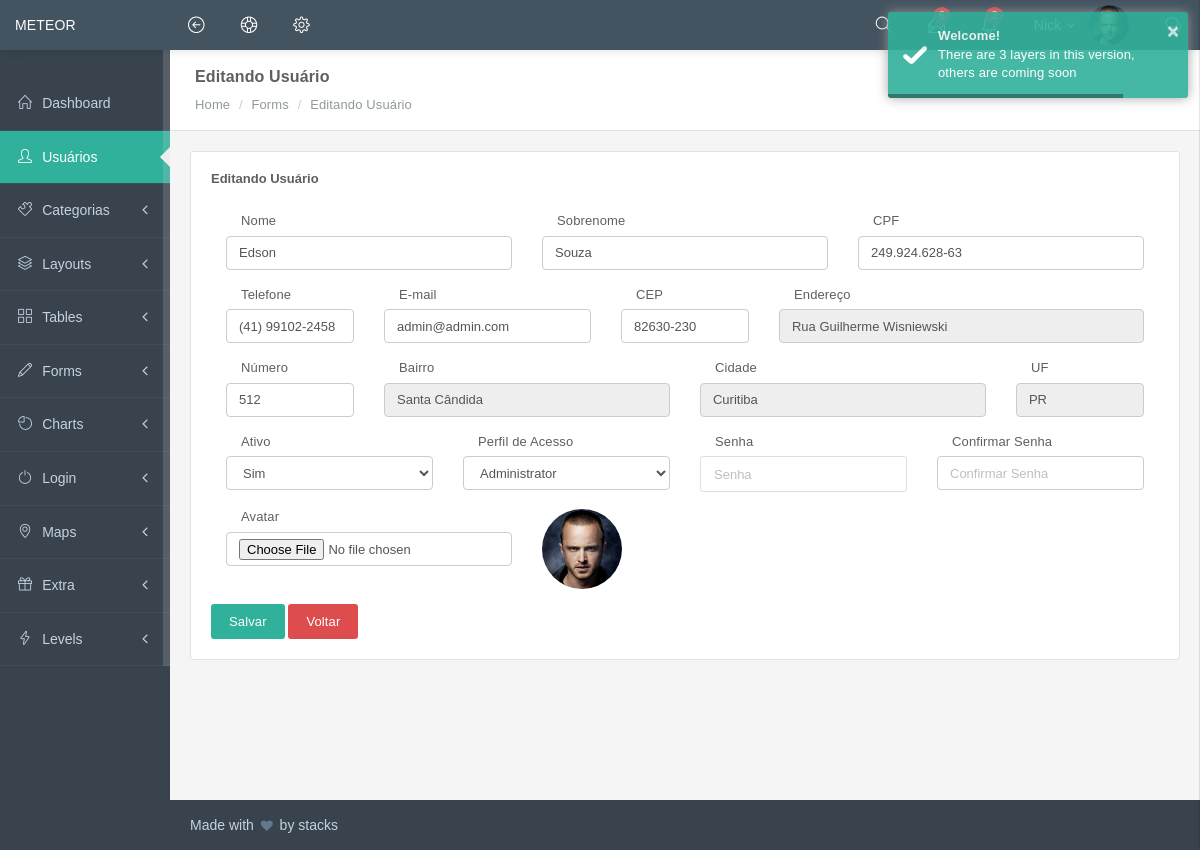
The app's page /restrita/usuarios/core/1, older data.
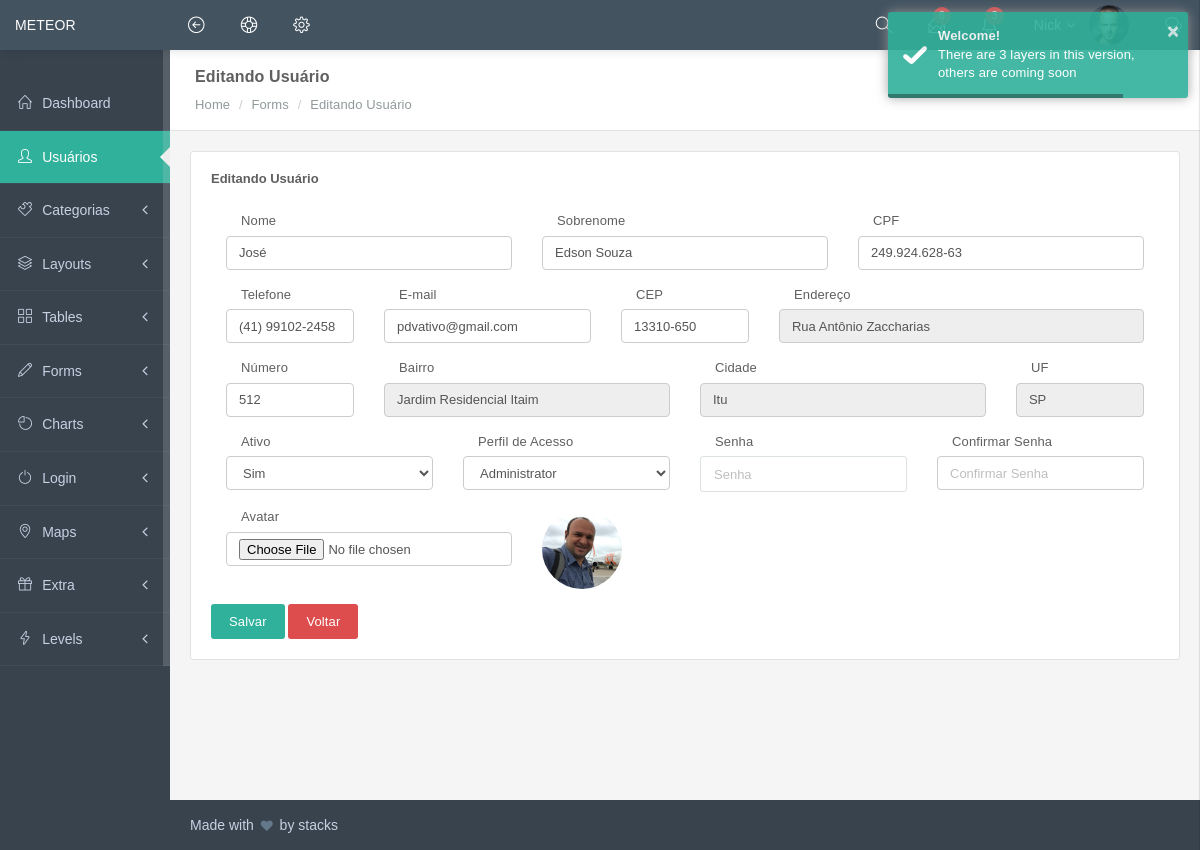
The same page, newer data.
### tables this page shows
CREATE TABLE `users` (
  `id` int(11) UNSIGNED NOT NULL,
  `ip_address` varchar(45) NOT NULL,
  `username` varchar(100) DEFAULT NULL,
  `password` varchar(255) NOT NULL,
  `email` varchar(254) NOT NULL,
  `activation_selector` varchar(255) DEFAULT NULL,
  `activation_code` varchar(255) DEFAULT NULL,
  `forgotten_password_selector` varchar(255) DEFAULT NULL,
  `forgotten_password_code` varchar(255) DEFAULT NULL,
  `forgotten_password_time` int(11) UNSIGNED DEFAULT NULL,
  `remember_selector` varchar(255) DEFAULT NULL,
  `remember_code` varchar(255) DEFAULT NULL,
  `created_on` int(11) UNSIGNED NOT NULL,
  `last_login` int(11) UNSIGNED DEFAULT NULL,
  `active` tinyint(1) UNSIGNED DEFAULT NULL,
  `first_name` varchar(50) DEFAULT NULL,
  `last_name` varchar(50) DEFAULT NULL,
  `user_cpf` varchar(14) NOT NULL,
  `company` varchar(100) DEFAULT NULL,
  `phone` varchar(20) DEFAULT NULL,
  `user_foto` varchar(255) NOT NULL,
  `user_cidade` varchar(50) NOT NULL,
  `user_uf` varchar(2) NOT NULL,
  `user_cep` varchar(9) NOT NULL,
  `user_endereco` varchar(255) NOT NULL,
  `user_numero_endereco` varchar(50) NOT NULL,
  `user_bairro` varchar(50) NOT NULL
);

CREATE TABLE `users_groups` (
  `id` int(11) UNSIGNED NOT NULL,
  `user_id` int(11) UNSIGNED NOT NULL,
  `group_id` mediumint(8) UNSIGNED NOT NULL
);

CREATE TABLE `groups` (
  `id` mediumint(8) UNSIGNED NOT NULL,
  `name` varchar(20) NOT NULL,
  `description` varchar(100) NOT NULL
);

### application/views/restrita/usuarios/core.php (the view, shortened to what the changed rows need)
<div class="page-inner">
	<div id="main-wrapper">
                 <div class="row">
                     <div class="col-md-12">
                         <div class="panel panel-white">
                             <div class="panel-body">
						<form method="post" name="form_core" accept-charset="utf-8" enctype="multpart/form-data">
							<div class="form-row">
								<div class="form-group col-md-4">
									<div class="input">
                                         		<input type="text" class="form-control" placeholder="Nome"
										name="first_name" value="<?php echo (isset($usuario) ? $usuario->first_name : set_value('first_name')); ?>">
									</div>
                                     	</div>
								<div class="form-group col-md-4">
									<div class="input">
                                         		<input type="text" class="form-control" placeholder="Sobrenome"
										name="last_name" value="<?php echo (isset($usuario) ? $usuario->last_name : set_value('last_name')); ?>">
									</div>
                                     	</div>
								<div class="form-group col-md-4">
									<div class="input">
                                         		<input type="text" class="form-control cpf" placeholder="CPF"
										name="user_cpf" value="<?php echo (isset($usuario) ? $usuario->user_cpf : set_value('user_cpf')); ?>">
									</div>
                                     	</div>
							</div>
							<div class="form-row">
								<div class="form-group col-md-2">
									<div class="input">
                                         		<input type="text" class="form-control sp_celphones" placeholder="Telefone"
										name="phone" value="<?php echo (isset($usuario) ? $usuario->phone : set_value('phone')); ?>">
									</div>
                                     	</div>
								<div class="form-group col-md-3">
									<div class="input">
                                         		<input type="email" class="form-control" placeholder="E-mail"
										name="email" value="<?php echo (isset($usuario) ? $usuario->email : set_value('email')); ?>">
									</div>
                                     	</div>
								<div class="form-group col-md-2">
									<div class="input">
                                         		<input type="text" class="form-control cep" placeholder="CEP"
										name="user_cep" value="<?php echo (isset($usuario) ? $usuario->user_cep : set_value('user_cep')); ?>">
									</div>
                                     	</div>
								<div class="form-group col-md-5">
									<div class="input">
                                         		<input type="text" class="form-control" placeholder="Endereço"
										name="user_endereco" value="<?php echo (isset($usuario) ? $usuario->user_endereco : set_value('user_endereco')); ?>" readonly>
									</div>
                                     	</div>
							</div>
							<div class="form-row">
								<div class="form-group col-md-2">
									<div class="input">
                                         		<input type="text" class="form-control" placeholder="Número"
										name="user_numero_endereco" value="<?php echo (isset($usuario) ? $usuario->user_numero_endereco : set_value('user_numero_endereco')); ?>">
									</div>
                                     	</div>
								<div class="form-group col-md-4">
									<div class="input">
                                         		<input type="text" class="form-control" placeholder="Bairro"
										name="user_bairro" value="<?php echo (isset($usuario) ? $usuario->user_bairro : set_value('user_bairro')); ?>" readonly>
									</div>
                                     	</div>
							</div>
							<div class="form-row">
								<div class="form-group col-md-4">
									<div class="input">
                                         		<input type="text" class="form-control" placeholder="Cidade"
										name="user_cidade" value="<?php echo (isset($usuario) ? $usuario->user_cidade : set_value('user_cidade')); ?>" readonly>
									</div>
                                     	</div>
								<div class="form-group col-md-2">
									<div class="input">
                                         		<input type="text" class="form-control uf" placeholder="UF"
										name="user_uf" value="<?php echo (isset($usuario) ? $usuario->user_uf : set_value('user_uf')); ?>" readonly>
									</div>
                                     	</div>
							<div class="form-row">
								<div class="form-group col-md-3">
									<label class="col-sm-2 control-label">Ativo</label>
                                         	<select class="form-control" name="active">
										<?php if (isset($usuario)) : ?>
											<option value="1" <?php echo ($usuario->active == 1 ? 'selected' : ''); ?>>Sim</option>
										<?php else: ?>
											<option value="0">Não</option>
											<option value="1">Sim</option>
										<?php endif; ?>
									</select>
									<span class="col-sm-12"><?php echo form_error('active', '<div class="text-danger">', '</div>'); ?></span>
                                     	</div>
								<div class="form-group col-md-3">
									<label class="col-sm-10 control-label">Perfil de Acesso</label>
                                         	<select class="form-control" name="perfil">
										<?php foreach($grupos as $grupo) : ?>
											<?php if (isset($usuario)) : ?>
												<option value="<?php echo $grupo->id; ?>" <?php echo ($perfil->id == $grupo->id ? 'selected' : ''); ?>><?php echo $grupo->description; ?></option>
											<?php else: ?>
												<option value="<?php echo $grupo->id; ?>"><?php echo $grupo->description; ?></option>
											<?php endif; ?>
										<?php endforeach; ?>
									</select>
									<span class="col-sm-12"><?php echo form_error('perfil', '<div class="text-danger">', '</div>'); ?></span>
                                     	</div>
							</div>
							<div class="form-row">
								<div class="form-group col-md-3">
								<?php if (isset($usuario)) : ?>
									<div id="box-foto-usuario">
										<img src="<?php echo base_url('uploads/usuarios/'.$usuario->user_foto); ?>" class="img-circle" width="80" alt="Foto do Usuário">
									</div>
									<?php else: ?>
										<div id="box-foto-usuario">
										<img src="<?php echo base_url('uploads/usuarios/sem-foto.jpg'); ?>" class="img-circle" width="80" alt="Foto do Usuário">
									</div>
									<?php endif; ?>
                                     	</div>
							</div>
							</div>
						</form>
                             </div>
                         </div>
                     </div>
                 </div>
             </div>
         </div>
     </main>

Row changes from the older to the newer data that the page shows:
changed users "Sim": first_name "Edson" → "José"; last_name "Souza" → "Edson Souza"; email "admin@admin.com" → "pdvativo@gmail.com"; user_cep "82630-230" → "13310-650"; user_endereco "Rua Guilherme Wisniewski" → "Rua Antônio Zaccharias"; user_bairro "Santa Cândida" → "Jardim Residencial Itaim"; user_cidade "Curitiba" → "Itu"; user_uf "PR" → "SP"; user_foto: a different picture
